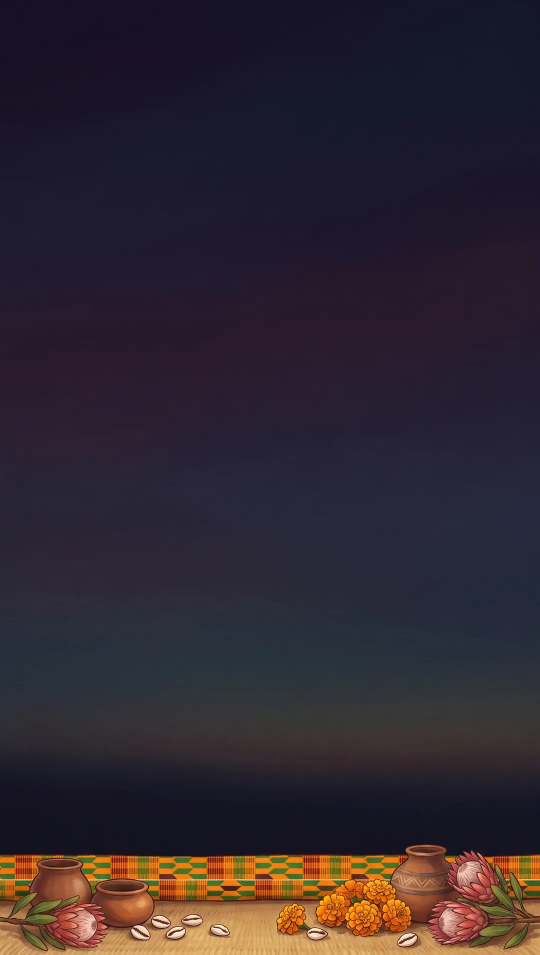
#> input picture business/landing/img/hd/afro-fond.webp, 1080 x 1909 px, given in place of afro-fond.webp.webp, which was not available (shown at 1/2 size)
$ python vignette-papier.py ../landing/img/hd/afro-fond.webp
#> lines starting #> are read from the running program, lines starting #| are printed output that depends on the picture; pictures that were not available may be replaced by others from this repository, and a replacement may not be noted
"""Coupure droite dans une scène de thème clair (un papier uni collé au-dessus d'une scène d'intérieur, coupée net) :
le haut de la scène se fond dans le papier, en vignette, avec un bord en arc irrégulier (CLAUDE.md, règle 18 : jamais de
coupure droite ; « en vignette sur le papier si besoin »). Solution d'attente, sans Gemini, avant de repeindre la scène.
Usage : python3 business/tools/vignette-papier.py <thème>-<n> [...]   (réécrit img/hd et img/themes)"""
import os, sys
import numpy as np
from PIL import Image

IMG = os.path.join(os.path.dirname(os.path.dirname(os.path.abspath(__file__))), 'landing', 'img')

for key in sys.argv[1:]:
    p = os.path.join(IMG, 'hd', key + '.webp')
    im = Image.open(p).convert('RGB'); W, H = im.size; a = np.asarray(im).astype(np.float32)
#> further down, im is the input picture: PIL image 1080x1909 RGB; mean R, G, B 48.3, 39.2, 48.9
#> after `W, H = im.size`: W = 1080; H = 1909
    # la coupure : la ligne où presque toute la largeur change d'un coup
    d = np.abs(np.diff(a, axis=0)).sum(2)
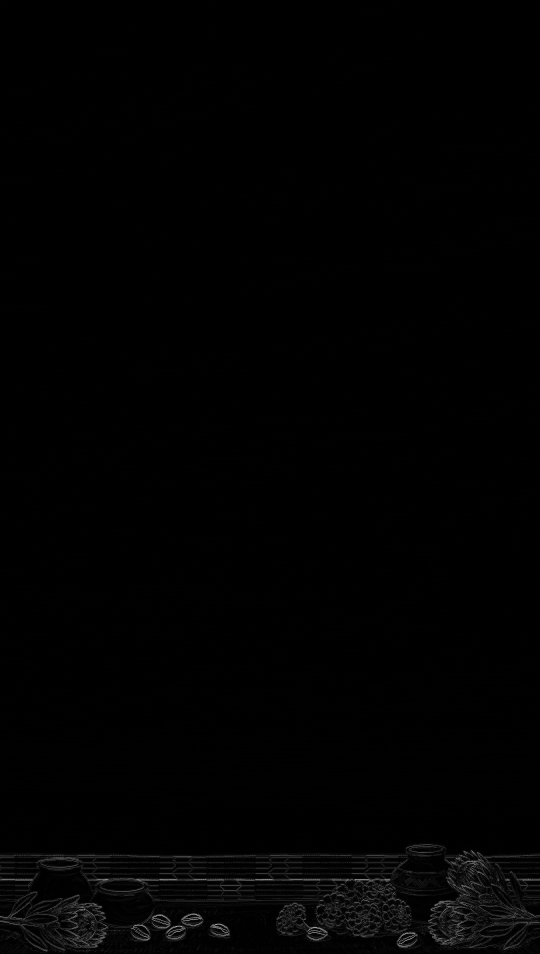
#> d: shape (1908, 1080) float32 (shown at 1/2 size); min 0, max 601, mean 4.1; drawn with min black and max white
    frac = (d > 40).mean(1); s = int(np.argmax(frac[int(H * .3):int(H * .75)])) + int(H * .3)
#> after `frac = (d > 40).mean(1)`: frac = 1908 values, max 0.762 at index 1724, min 0 at index 0, mean 0.0273
#> after `s = int(np.argmax(frac[int(H * 0.3):int(H * 0.75)])) + int(H * 0.3)`: s = 572
    # le papier : au-dessus de la coupure, le papier d'origine ; dessous, la bande de papier juste au-dessus, reprise en
    # aller-retour (papier uni : pas de dégradé à inverser), sans étirement (il faisait des stries verticales)
    b = round(.1 * H); band = a[s - 4 - b:s - 4]; reps = [band if i % 2 == 0 else band[::-1] for i in range(H // b + 2)]
#> after `b = round(0.1 * H)`: b = 191
#> after `band = a[s - 4 - b:s - 4]`:
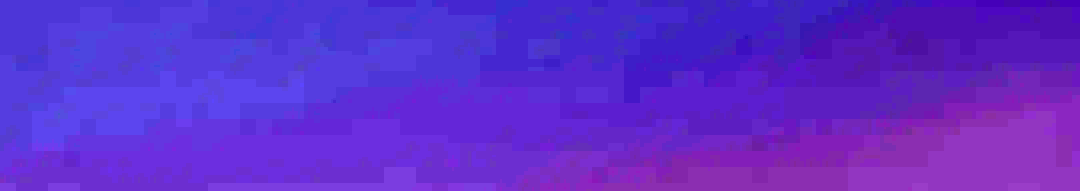
#> band: shape (191, 1080, 3) float32; mean R, G, B 31.5, 24.7, 45.6; drawn with min black and max white
#> after `reps = [band if i % 2 == 0 else band[::-1] for i in range(H // b + 2)]`: reps = 11 items
    papier = a.copy(); papier[s - 4:] = np.concatenate(reps)[:H - s + 4]
#> after `papier[s - 4:] = np.concatenate(reps)[:H - s + 4]`:
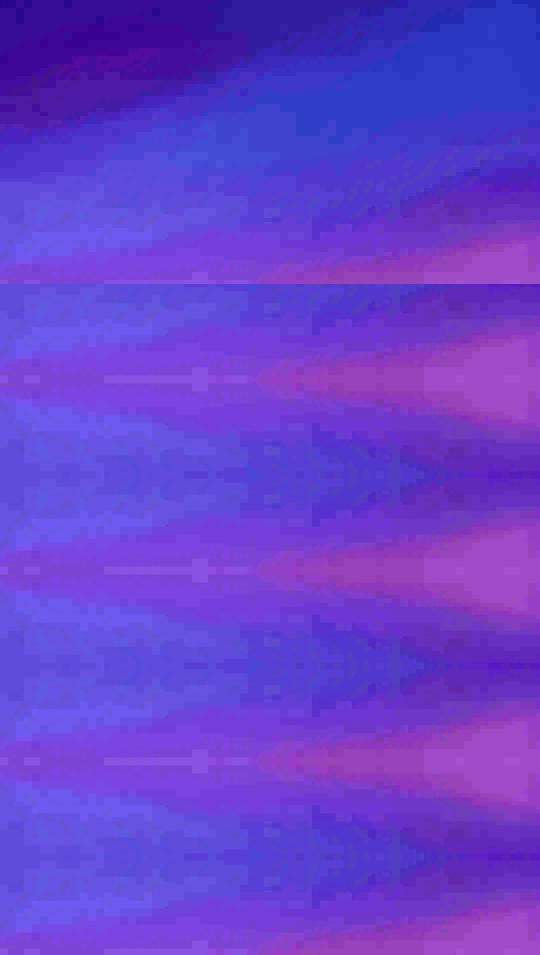
#> papier: shape (1909, 1080, 3) float32 (shown at 1/2 size); mean R, G, B 30.1, 24, 45.2; drawn with min black and max white
    # bord de la vignette : un arc (la scène garde plus de hauteur au centre), une ondulation lente, un fondu large
    x = np.linspace(-1, 1, W)
#> x = 1080 values from -1 to 1
    rng = np.random.default_rng(7); ond = sum(np.sin(x * f * np.pi + rng.uniform(0, 6)) / f for f in (2.3, 4.1, 7.3)) * .012 * H
    bord = s + .07 * H * x ** 2 + ond                    # là où la scène commence à apparaître
#> bord = 1080 values, max 705.3 at index 0, min 558.7 at index 543, mean 616
    F = .11 * H                                          # hauteur du fondu
#> F = 210
    y = np.arange(H)[:, None]
#> y = 1909 values from 0 to 1908
    t = np.clip((y - bord[None, :]) / F, 0, 1); al = (t * t * (3 - 2 * t))[..., None]
#> after `t = np.clip((y - bord[None, :]) / F, 0, 1)`:
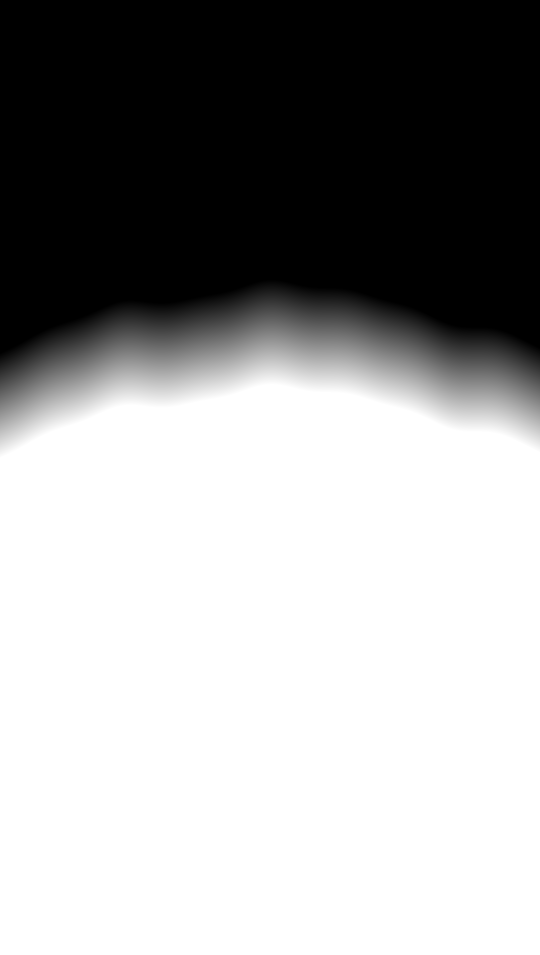
#> t: shape (1909, 1080) float64 (shown at 1/2 size); min 0, max 1, mean 0.622
#> after `al = (t * t * (3 - 2 * t))[..., None]`:
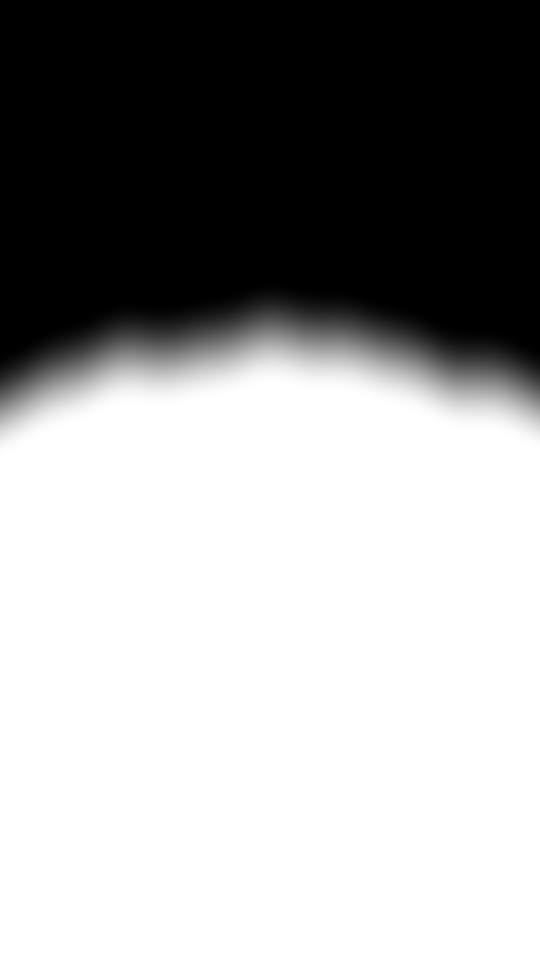
#> al: shape (1909, 1080, 1) float64 (shown at 1/2 size); min 0, max 1, mean 0.622
    out = Image.fromarray((papier * (1 - al) + a * al).clip(0, 255).astype(np.uint8))
    out.save(p, 'WEBP', quality=80, method=6)
    out.resize((540, 954), Image.LANCZOS).save(os.path.join(IMG, 'themes', key + '.webp'), 'WEBP', quality=82, method=6)
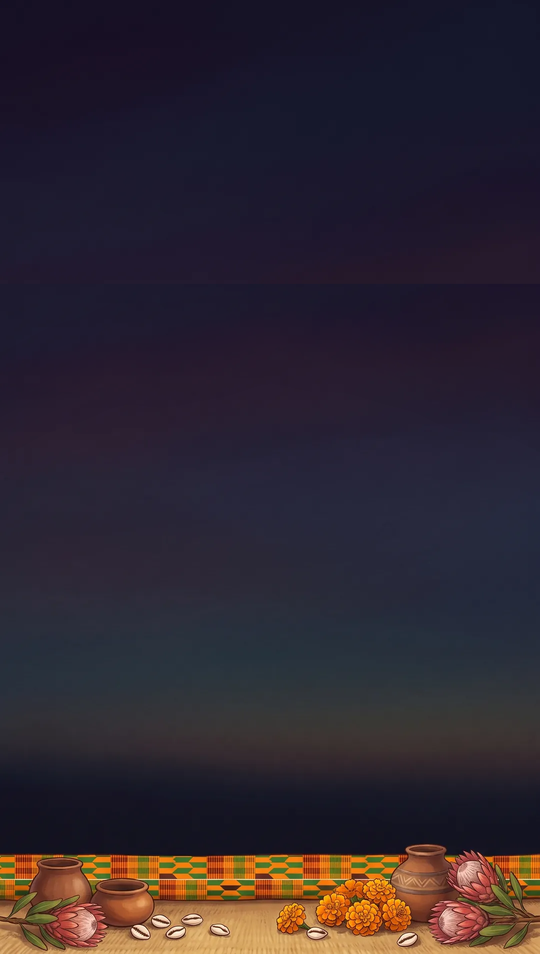
#> saved as afro-fond.webp.webp: PIL image 540x954 RGB; mean R, G, B 47.7, 39, 48.8
    print(key, f'coupure à {s / H:.0%}, fondue en vignette')
#| ../landing/img/hd/afro-fond.webp coupure à 30%, fondue en vignette

$ run again, on business/landing/img/hd/emeraude-4.webp
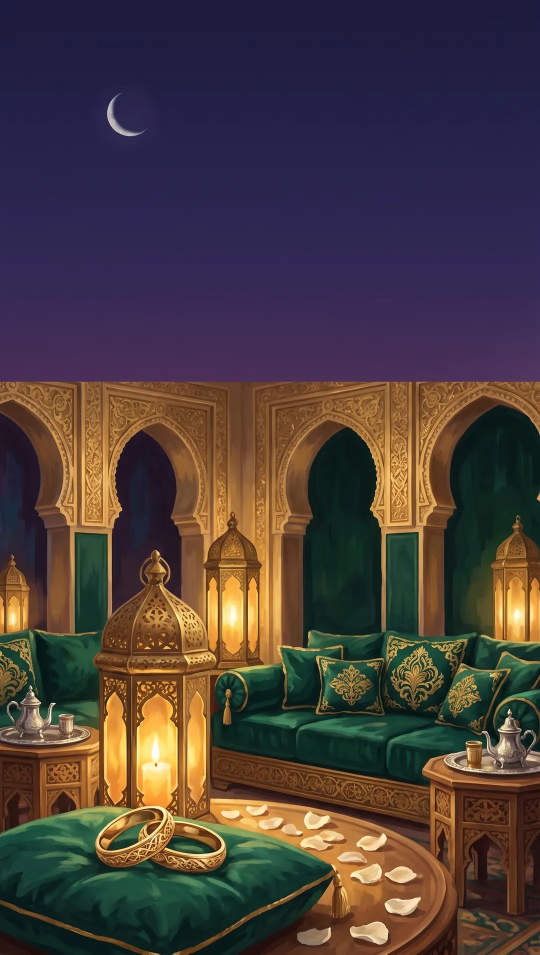
#> input picture business/landing/img/hd/emeraude-4.webp, 1080 x 1909 px, given in place of emeraude-4.webp.webp, which was not available (shown at 1/2 size)
#> im is the input picture: PIL image 1080x1909 RGB; mean R, G, B 75, 61.4, 60.2
#> frac = 1908 values, max 0.468 at index 762, min 0 at index 0, mean 0.0595
#> s = 762
#> reps = 11 items
#> `papier[s - 4:] = np.concatenate(reps)[:H - s + 4]`:
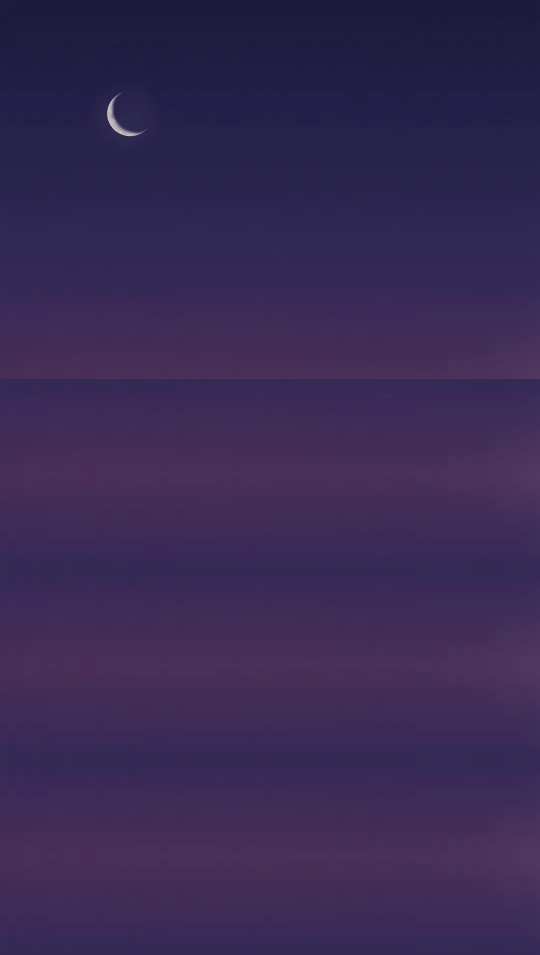
#> papier: shape (1909, 1080, 3) float32 (shown at 1/2 size); mean R, G, B 56.3, 41.4, 83.1
#> bord = 1080 values, max 895.3 at index 0, min 748.7 at index 543, mean 806
#> `out.resize((540, 954), Image.LANCZOS).save(os.path.join(IMG, 'themes',..`:
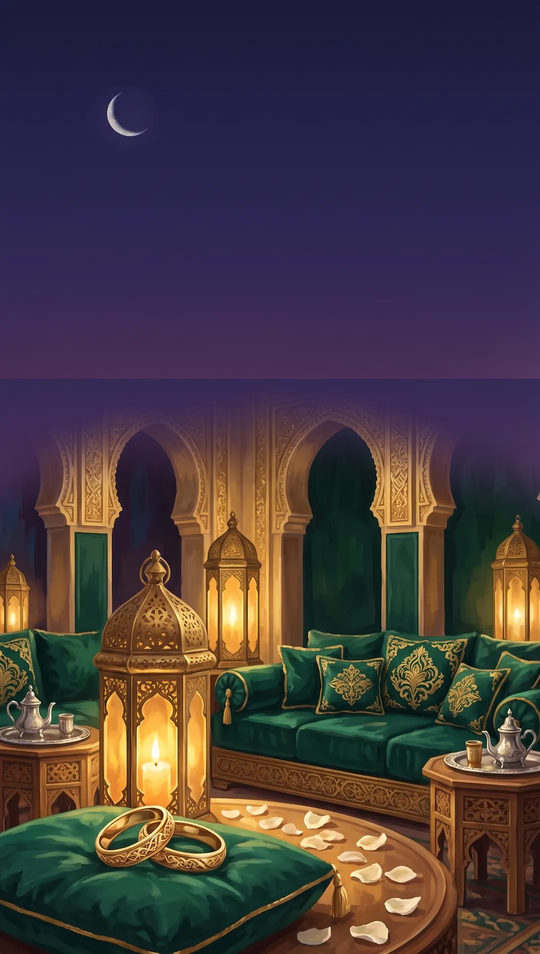
#> saved as emeraude-4.webp.webp: PIL image 540x954 RGB; mean R, G, B 71.5, 59, 63.4
#| ../landing/img/hd/emeraude-4.webp coupure à 40%, fondue en vignette
